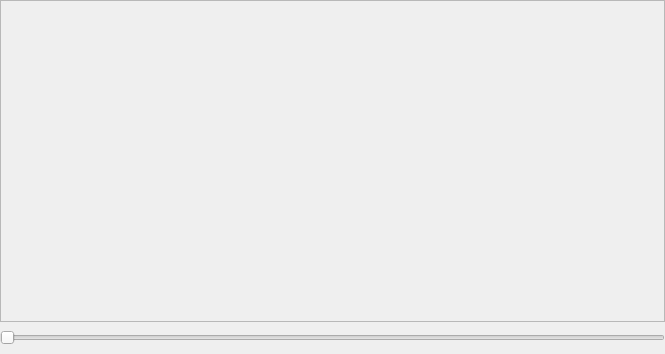
<?xml version="1.0" encoding="UTF-8"?>
<ui version="4.0">
 <class>mplayer</class>
 <widget class="QWidget" name="mplayer">
  <property name="geometry">
   <rect>
    <x>0</x>
    <y>0</y>
    <width>665</width>
    <height>354</height>
   </rect>
  </property>
  <property name="sizePolicy">
   <sizepolicy hsizetype="Expanding" vsizetype="Expanding">
    <horstretch>0</horstretch>
    <verstretch>0</verstretch>
   </sizepolicy>
  </property>
  <property name="minimumSize">
   <size>
    <width>1</width>
    <height>1</height>
   </size>
  </property>
  <property name="baseSize">
   <size>
    <width>1</width>
    <height>1</height>
   </size>
  </property>
  <property name="windowTitle">
   <string>Form</string>
  </property>
  <layout class="QVBoxLayout" name="verticalLayout_3" stretch="10,1">
   <property name="spacing">
    <number>0</number>
   </property>
   <property name="leftMargin">
    <number>0</number>
   </property>
   <property name="topMargin">
    <number>0</number>
   </property>
   <property name="rightMargin">
    <number>0</number>
   </property>
   <property name="bottomMargin">
    <number>0</number>
   </property>
   <item>
    <widget class="QFrame" name="frame_3">
     <property name="sizePolicy">
      <sizepolicy hsizetype="Preferred" vsizetype="Expanding">
       <horstretch>0</horstretch>
       <verstretch>0</verstretch>
      </sizepolicy>
     </property>
     <property name="minimumSize">
      <size>
       <width>1</width>
       <height>1</height>
      </size>
     </property>
     <property name="baseSize">
      <size>
       <width>1</width>
       <height>1</height>
      </size>
     </property>
     <property name="frameShape">
      <enum>QFrame::StyledPanel</enum>
     </property>
     <property name="frameShadow">
      <enum>QFrame::Raised</enum>
     </property>
    </widget>
   </item>
   <item>
    <widget class="QSlider" name="horizontalSlider_2">
     <property name="sizePolicy">
      <sizepolicy hsizetype="Expanding" vsizetype="Expanding">
       <horstretch>0</horstretch>
       <verstretch>0</verstretch>
      </sizepolicy>
     </property>
     <property name="minimumSize">
      <size>
       <width>1</width>
       <height>1</height>
      </size>
     </property>
     <property name="baseSize">
      <size>
       <width>1</width>
       <height>1</height>
      </size>
     </property>
     <property name="orientation">
      <enum>Qt::Horizontal</enum>
     </property>
    </widget>
   </item>
  </layout>
 </widget>
 <resources/>
 <connections/>
</ui>
